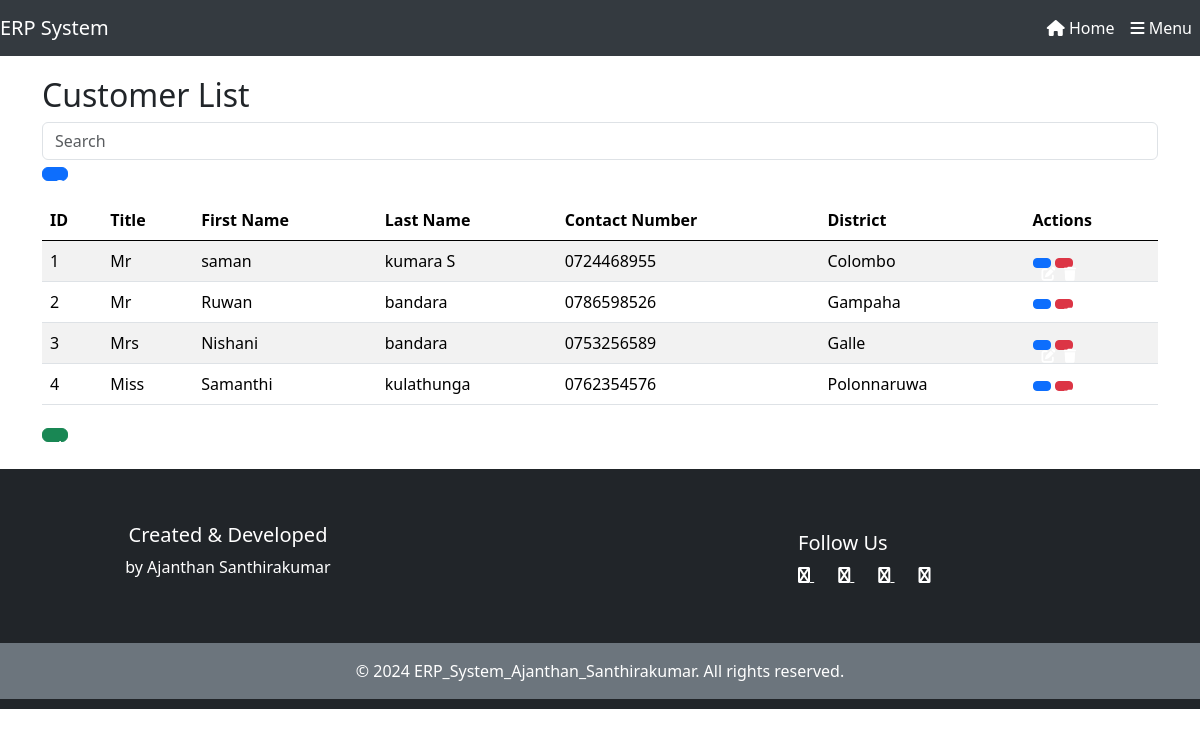
The page /customers/customer_list.php on the database its author committed.
### tables this page shows
CREATE TABLE `customer` (
  `id` int(11) NOT NULL,
  `title` varchar(20) NOT NULL,
  `first_name` varchar(50) NOT NULL,
  `middle_name` varchar(50) NOT NULL,
  `last_name` varchar(50) NOT NULL,
  `contact_no` varchar(10) NOT NULL,
  `district` varchar(50) NOT NULL
);

CREATE TABLE `district` (
  `district` varchar(50) DEFAULT NULL,
  `active` varchar(10) DEFAULT NULL,
  `id` int(10) NOT NULL
);

### customers/customer_list.php (the view, shortened to what this page needs)
<?php
include('../includes/header.php');
include('../includes/db.php');
?>
<div class="container">
    <h2>Customer List</h2>
    <form method="GET" action="" class="form-inline float-right mb-3">
        <input type="text" name="search" class="form-control mr-2" placeholder="Search" value="<?php echo isset($_GET['search']) ? $_GET['search'] : ''; ?>">
        <button type="submit" class="btn btn-primary">Search</button>
    </form>
    <table class="table table-striped">
        <thead>
            <tr>
                <th>ID</th>
                <th>Title</th>
                <th>First Name</th>
                <th>Last Name</th>
                <th>Contact Number</th>
                <th>District</th>
                <th>Actions</th>
            </tr>
        </thead>
        <tbody>
            <?php
            $sql = "SELECT c.id, c.title, c.first_name, c.last_name, c.contact_no, d.district
                    FROM customer c
                    JOIN district d ON c.district = d.id
                    WHERE 1=1";
            $result = $conn->query($sql);
            if ($result->num_rows > 0) {
                while($row = $result->fetch_assoc()) {
                    echo "<tr>
                            <td>{$row['id']}</td>
                            <td>{$row['title']}</td>
                            <td>{$row['first_name']}</td>
                            <td>{$row['last_name']}</td>
                            <td>{$row['contact_no']}</td>
                            <td>{$row['district']}</td>
                            <td>
                                <a href='customer_edit.php?id={$row['id']}' class='btn btn-primary btn-sm'><i class='fa fa-edit'></i></a>
                                <a href='customer_delete.php?id={$row['id']}' class='btn btn-danger btn-sm'><i class='fa fa-trash'></i></a>
                            </td>
                          </tr>";
                }
            } else {
                echo "<tr><td colspan='7'>No customer found.</td></tr>";
            }
            ?>
        </tbody>
    </table>
    <a href="customer_form.php" class="btn btn-success">Add New Customer</a>
</div><br>
<?php include('../includes/footer.php'); ?>

### includes/header.php (shortened to what this page needs)
<!DOCTYPE html>
<html lang="en">
<head>
    <link href="https://maxcdn.bootstrapcdn.com/bootstrap/5.1.0/css/bootstrap.min.css" rel="stylesheet">
    <link href="https://cdn.jsdelivr.net/npm/bootstrap@5.3.3/dist/css/bootstrap.min.css" rel="stylesheet">
    <link rel="stylesheet" href="../css/style.css">
    <link rel="stylesheet" href="https://cdnjs.cloudflare.com/ajax/libs/font-awesome/6.0.0-beta3/css/all.min.css">
    <link href="https://cdn.jsdelivr.net/npm/bootstrap@5.3.3/dist/css/bootstrap.min.css" rel="stylesheet">
    <link rel="stylesheet" href="https://cdnjs.cloudflare.com/ajax/libs/animate.css/4.1.1/animate.min.css"/>
</head>
<body>
    <nav class="navbar navbar-expand-lg navbar-light navbar-custom">
        <a class="navbar-brand text-white" href="#">ERP System</a>
        <div class="collapse navbar-collapse" id="navbarNav">
            <ul class="navbar-nav ms-auto">
            <li class="nav-item">
                    <a class="nav-link text-white" href="https://localhost/erp_system/"><i class="fas fa-home"></i> Home</a>
                </li>
                <li class="nav-item">
                    <a class="nav-link text-white" href="https://localhost/erp_system/customers/customer_list.php"><i class="fas fa-bars"></i> Menu</a>
                </li>
            </ul>
        </div>
    </nav>
</body>
</html>

### includes/footer.php (shortened to what this page needs)
<footer class="bg-dark text-center text-lg-start text-white">
    <div class="container p-4">
        <div class="row justify-content-between align-items-center">
            <div class="col-md-4 mb-4 text-center"">
                <h5>Created & Developed </h5>
                <p> by Ajanthan Santhirakumar</p>
            </div>
            <div class="col-md-4 mb-4 ">
                <h5>Follow Us</h5>
                <a href="https://www.facebook.com" class="me-4 text-reset">
                    <i class="fa fa-facebook-f"></i>
                </a>
                <a href="https://www.twitter.com" class="me-4 text-reset">
                    <i class="fa fa-twitter"></i>
                </a>
                <a href="https://www.instagram.com" class="me-4 text-reset">
                    <i class="fa fa-instagram"></i>
                </a>
                <a href="https://www.linkedin.com" class="me-4 text-reset">
                    <i class="fa fa-linkedin"></i>
                </a>
            </div>
        </div>
    </div>
    <div class="text-center p-3 bg-secondary">
        © 2024 ERP_System_Ajanthan_Santhirakumar. All rights reserved.
    </div>
</footer>
</body>
</html>

### css/style.css (style rules this page uses)
body { background-color: #f8f9fa; font-family: Arial, sans-serif; margin: 0; padding: 0; }
.container { margin-top: 20px; }
.form-control { border-radius: 0.25rem; }
table { width: 100%; margin-bottom: 1rem; color: #212529; }
th { background-color: #007bff; color: white; }
td, th { padding: 0.75rem; vertical-align: top; border-top: 1px solid #dee2e6; }
.btn { border-radius: 0.35rem; width: 10px; height: 10px; }
footer { background-color: #007bff; color: white; text-align: center; padding: 10px 0; position: relative; bottom: 0; width: 100%; }

### includes/header.php (style rules this page uses)
.navbar-custom { background-color: #343a40; }

### rows shown on the page
customer: id "1", title "Mr", first_name "saman", last_name "kumara S", contact_no "0724468955", district.district "Colombo"
customer: id "2", title "Mr", first_name "Ruwan", last_name "bandara", contact_no "0786598526", district.district "Gampaha"
customer: id "3", title "Mrs", first_name "Nishani", last_name "bandara", contact_no "0753256589", district.district "Galle"
customer: id "4", title "Miss", first_name "Samanthi", last_name "kulathunga", contact_no "0762354576", district.district "Polonnaruwa"
